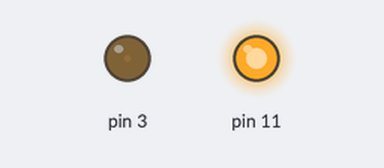
Bench run of a sketch on a simulated Arduino Uno, built with avr-gcc and run on an emulated ATmega328P. On the bench: output pins drawn as LEDs (lit = HIGH).

Above: at 0.05 s.
At 4.15 s:
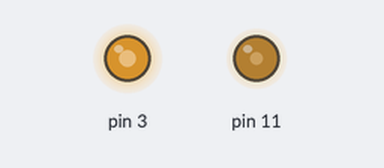
At 8.25 s:
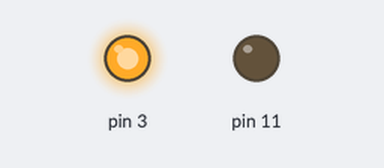
At 16.55 s:
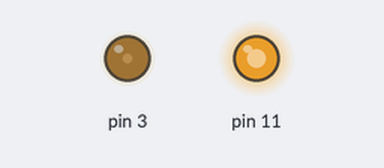
Timing chart, 0 to 23.2 s (numbered marks = the images above):
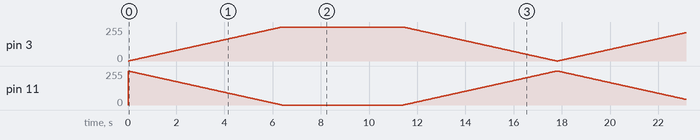

The sketch:

sketch_rgb_led.ino
```cpp
void setup() {
  // put your setup code here, to run once:
  pinMode(11, OUTPUT);
  pinMode(3, OUTPUT);
  digitalWrite(3, LOW);
  digitalWrite(11, LOW);
}

void loop() {
  // put your main code here, to run repeatedly:
  turnToGreen();
  delay(5000);
  turnToRed();
}

void turnToGreen() {
  analogWrite(11, 255);
  for(int i = 0; i <= 255; i++) {
    analogWrite(3, i);
    analogWrite(11, 255 - i);
    delay(25);
  }
}

void turnToRed() {
  analogWrite(3,255);
  for(int i = 0; i <= 255; i++) {
    analogWrite(11, i);
    analogWrite(3, 255 - i);
    delay(25);
  }
}
```
